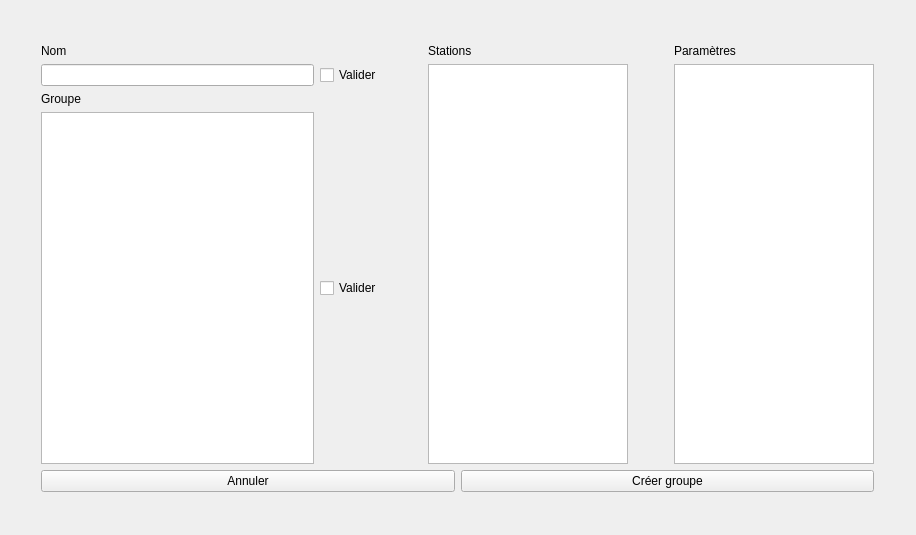
<?xml version="1.0" encoding="UTF-8"?>
<ui version="4.0">
 <class>GroupeAdd</class>
 <widget class="QWidget" name="GroupeAdd">
  <property name="windowModality">
   <enum>Qt::ApplicationModal</enum>
  </property>
  <property name="geometry">
   <rect>
    <x>0</x>
    <y>0</y>
    <width>916</width>
    <height>535</height>
   </rect>
  </property>
  <property name="windowTitle">
   <string>Creation Groupe</string>
  </property>
  <layout class="QGridLayout" name="gridLayout_10">
   <item row="0" column="0">
    <layout class="QGridLayout" name="gridLayout_9">
     <item row="0" column="1">
      <spacer name="verticalSpacer">
       <property name="orientation">
        <enum>Qt::Vertical</enum>
       </property>
       <property name="sizeHint" stdset="0">
        <size>
         <width>833</width>
         <height>13</height>
        </size>
       </property>
      </spacer>
     </item>
     <item row="1" column="0">
      <spacer name="horizontalSpacer_3">
       <property name="orientation">
        <enum>Qt::Horizontal</enum>
       </property>
       <property name="sizeHint" stdset="0">
        <size>
         <width>40</width>
         <height>20</height>
        </size>
       </property>
      </spacer>
     </item>
     <item row="1" column="1" rowspan="2">
      <layout class="QGridLayout" name="gridLayout_7">
       <item row="0" column="0">
        <layout class="QGridLayout" name="gridLayout_6">
         <item row="1" column="0">
          <layout class="QGridLayout" name="gridLayout_5">
           <item row="0" column="0">
            <widget class="QLabel" name="labelGroupe">
             <property name="text">
              <string>Groupe</string>
             </property>
            </widget>
           </item>
           <item row="1" column="0">
            <widget class="QListView" name="listViewGroupe">
             <property name="enabled">
              <bool>true</bool>
             </property>
             <property name="minimumSize">
              <size>
               <width>0</width>
               <height>350</height>
              </size>
             </property>
            </widget>
           </item>
           <item row="1" column="1">
            <widget class="QCheckBox" name="checkBoxGroupe">
             <property name="text">
              <string>Valider</string>
             </property>
            </widget>
           </item>
          </layout>
         </item>
         <item row="0" column="0">
          <layout class="QGridLayout" name="gridLayout_4">
           <item row="0" column="0">
            <widget class="QLabel" name="labelNom">
             <property name="text">
              <string>Nom</string>
             </property>
            </widget>
           </item>
           <item row="1" column="0">
            <widget class="QLineEdit" name="lineEditNom">
             <property name="readOnly">
              <bool>true</bool>
             </property>
            </widget>
           </item>
           <item row="1" column="1">
            <widget class="QCheckBox" name="checkBoxNom">
             <property name="text">
              <string>Valider</string>
             </property>
            </widget>
           </item>
          </layout>
         </item>
        </layout>
       </item>
       <item row="0" column="2">
        <layout class="QGridLayout" name="gridLayout_3">
         <item row="0" column="0">
          <spacer name="horizontalSpacer_2">
           <property name="orientation">
            <enum>Qt::Horizontal</enum>
           </property>
           <property name="sizeHint" stdset="0">
            <size>
             <width>40</width>
             <height>20</height>
            </size>
           </property>
          </spacer>
         </item>
         <item row="0" column="1">
          <layout class="QGridLayout" name="gridLayout">
           <item row="0" column="0">
            <widget class="QLabel" name="labelStations">
             <property name="text">
              <string>Stations</string>
             </property>
            </widget>
           </item>
           <item row="1" column="0">
            <widget class="QListView" name="listViewStations">
             <property name="minimumSize">
              <size>
               <width>0</width>
               <height>400</height>
              </size>
             </property>
             <property name="maximumSize">
              <size>
               <width>200</width>
               <height>16777215</height>
              </size>
             </property>
            </widget>
           </item>
          </layout>
         </item>
         <item row="0" column="2">
          <spacer name="horizontalSpacer">
           <property name="orientation">
            <enum>Qt::Horizontal</enum>
           </property>
           <property name="sizeHint" stdset="0">
            <size>
             <width>40</width>
             <height>20</height>
            </size>
           </property>
          </spacer>
         </item>
         <item row="0" column="3">
          <layout class="QGridLayout" name="gridLayout_2">
           <item row="0" column="0">
            <widget class="QLabel" name="labelParametre">
             <property name="text">
              <string>Paramètres</string>
             </property>
            </widget>
           </item>
           <item row="1" column="0">
            <widget class="QListView" name="listViewParametres">
             <property name="minimumSize">
              <size>
               <width>0</width>
               <height>400</height>
              </size>
             </property>
             <property name="maximumSize">
              <size>
               <width>200</width>
               <height>16777215</height>
              </size>
             </property>
            </widget>
           </item>
          </layout>
         </item>
        </layout>
       </item>
      </layout>
     </item>
     <item row="2" column="2">
      <spacer name="horizontalSpacer_4">
       <property name="orientation">
        <enum>Qt::Horizontal</enum>
       </property>
       <property name="sizeHint" stdset="0">
        <size>
         <width>40</width>
         <height>20</height>
        </size>
       </property>
      </spacer>
     </item>
     <item row="3" column="1">
      <layout class="QGridLayout" name="gridLayout_8">
       <item row="0" column="1">
        <widget class="QPushButton" name="buttonCreer">
         <property name="text">
          <string>Créer groupe</string>
         </property>
        </widget>
       </item>
       <item row="0" column="0">
        <widget class="QPushButton" name="buttonAnnuler">
         <property name="text">
          <string>Annuler</string>
         </property>
        </widget>
       </item>
      </layout>
     </item>
     <item row="4" column="1">
      <spacer name="verticalSpacer_2">
       <property name="orientation">
        <enum>Qt::Vertical</enum>
       </property>
       <property name="sizeHint" stdset="0">
        <size>
         <width>833</width>
         <height>13</height>
        </size>
       </property>
      </spacer>
     </item>
    </layout>
   </item>
  </layout>
 </widget>
 <resources/>
 <connections/>
</ui>
